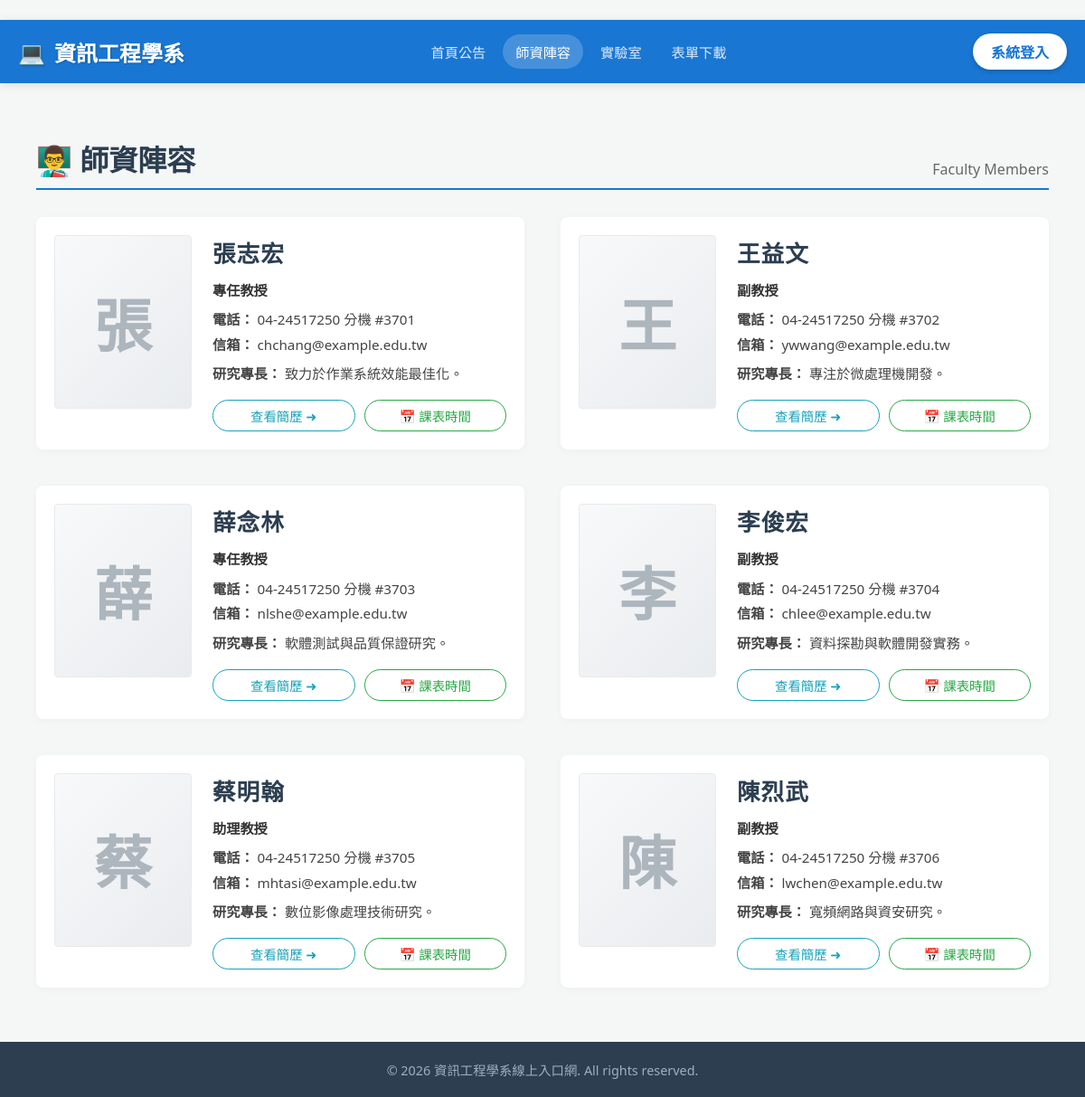
/index.php?page=faculty, run on the app's committed database.
### tables this page shows
CREATE TABLE Teachers (
    teacher_id INT AUTO_INCREMENT PRIMARY KEY,
    user_id INT NOT NULL,
    name VARCHAR(100) NOT NULL,
    title VARCHAR(100),
    avatar_path VARCHAR(255) DEFAULT NULL COMMENT '老師頭像圖片路徑',
    department VARCHAR(100) DEFAULT '資訊工程學系',
    phone VARCHAR(20),
    extension VARCHAR(10) DEFAULT NULL COMMENT '分機號碼',  
    email VARCHAR(100),
    office_hours VARCHAR(100) DEFAULT NULL COMMENT '請益時間',
    lab_name VARCHAR(100) DEFAULT NULL COMMENT '實驗室名稱',
    lab_info TEXT DEFAULT NULL COMMENT '實驗室簡介與研究方向',
    teaching_experience TEXT DEFAULT NULL COMMENT '校內教學經歷',
    external_experience TEXT DEFAULT NULL COMMENT '校外經歷',
    FOREIGN KEY (user_id) REFERENCES Users(id) ON DELETE CASCADE
);

### modules/public/faculty.php (the view)
<div style="max-width: 1200px; margin: 0 auto; padding: 20px;">
    <div style="border-bottom: 2px solid #1976d2; margin-bottom: 30px; padding-bottom: 10px; display: flex; justify-content: space-between; align-items: flex-end;">
        <h2 style="margin: 0; color: #2c3e50; font-size: 2em;">👨‍🏫 師資陣容</h2>
        <span style="color: #666; font-weight: 500;">Faculty Members</span>
    </div>
    <div style="display: grid; grid-template-columns: repeat(auto-fit, minmax(450px, 1fr)); gap: 40px;">
    <?php
    $teachers = $conn->query("SELECT * FROM Teachers ORDER BY teacher_id");
    while($teacher = $teachers->fetch_assoc()) {
        echo "<div style='display: flex; gap: 25px; background: #fff; padding: 20px; border-radius: 8px; box-shadow: 0 2px 10px rgba(0,0,0,0.03); transition: transform 0.2s, box-shadow 0.2s;' onmouseover=\"this.style.boxShadow='0 5px 15px rgba(0,0,0,0.08)'; this.style.transform='translateY(-2px)';\" onmouseout=\"this.style.boxShadow='0 2px 10px rgba(0,0,0,0.03)'; this.style.transform='translateY(0)';\">";
        echo "<div style='flex-shrink: 0; width: 150px; height: 190px;'>";
        if (!empty($teacher['avatar_path']) && file_exists($teacher['avatar_path'])) {
            echo "  <img src='" . htmlspecialchars($teacher['avatar_path']) . "' alt='" . htmlspecialchars($teacher['name']) . "' style='width: 100%; height: 100%; object-fit: cover; border-radius: 4px; border: 1px solid #eaeaea;'>";
        } else {
            $first_char = function_exists('mb_substr') ? mb_substr($teacher['name'], 0, 1, 'UTF-8') : '👤';
            echo "  <div style='width: 100%; height: 100%; border-radius: 4px; background: linear-gradient(135deg, #f8f9fa, #e9ecef); color: #adb5bd; display: flex; align-items: center; justify-content: center; font-size: 4rem; font-weight: bold; border: 1px solid #eaeaea; user-select: none;'>{$first_char}</div>";
        }
        echo "</div>";
        echo "<div style='flex-grow: 1; display: flex; flex-direction: column; justify-content: flex-start;'>";
        echo "  <h3 style='margin: 0 0 10px 0; color: #2c3e50; font-size: 1.6em; letter-spacing: 1px;'>" . htmlspecialchars($teacher['name']) . "</h3>";
        echo "  <div style='font-size: 0.95em; color: #444; line-height: 1.8;'>";
        echo "      <div style='margin-bottom: 5px; font-weight: 600; color: #333;'>" . htmlspecialchars($teacher['title'] ?? '') . "</div>";
        $phone_disp = !empty($teacher['phone']) ? htmlspecialchars($teacher['phone']) : '(未提供)';
        $ext_disp = !empty($teacher['extension']) ? " 分機 " . htmlspecialchars($teacher['extension']) : '';
        echo "      <div><strong>電話：</strong> {$phone_disp}{$ext_disp}</div>";
        $email_str = !empty($teacher['email']) ? htmlspecialchars($teacher['email']) : '(未設定)';
        echo "      <div style='word-break: break-all;'><strong>信箱：</strong> {$email_str}</div>";
        $research = !empty($teacher['lab_info']) ? htmlspecialchars(strip_tags($teacher['lab_info'])) : '尚未提供';
        echo "      <div style='margin-top: 5px; display: -webkit-box; -webkit-line-clamp: 2; -webkit-box-orient: vertical; overflow: hidden; text-overflow: ellipsis;' title='{$research}'><strong>研究專長：</strong> {$research}</div>";
        echo "  </div>";
        echo "  <div style='margin-top: auto; padding-top: 15px; display: flex; gap: 10px;'>";
        echo "      <a href='index.php?page=teacher_detail&id=" . $teacher['teacher_id'] . "&view=profile' style='flex: 1; text-align: center; display: inline-block; padding: 6px 0; border: 1px solid #17a2b8; color: #17a2b8; border-radius: 20px; text-decoration: none; font-size: 0.9em; transition: 0.2s;' onmouseover=\"this.style.background='#17a2b8'; this.style.color='#fff';\" onmouseout=\"this.style.background='transparent'; this.style.color='#17a2b8';\">查看簡歷 ➜</a>";
        echo "      <a href='index.php?page=teacher_detail&id=" . $teacher['teacher_id'] . "&view=schedule' style='flex: 1; text-align: center; display: inline-block; padding: 6px 0; border: 1px solid #28a745; color: #28a745; border-radius: 20px; text-decoration: none; font-size: 0.9em; transition: 0.2s;' onmouseover=\"this.style.background='#28a745'; this.style.color='#fff';\" onmouseout=\"this.style.background='transparent'; this.style.color='#28a745';\">📅 課表時間</a>";
        echo "  </div>";
        echo "</div>";
        echo "</div>";
    }
    ?>
    </div>
</div>

### index.php (style rules this page uses)
html, body { margin: 0 !important; padding: 0 !important; background-color: #f4f7f6; font-family: 'Segoe UI', Tahoma, Geneva, Verdana, sans-serif; display: flex; flex-direction: column; min-height: 100vh; }

### data on the page
teachers: name "張", name "張志宏", title "專任教授", phone "04-24517250", extension "分機 #3701", email "chchang@example.edu.tw", lab_info "致力於作業系統效能最佳化。"
teachers: name "王", name "王益文", title "副教授", phone "04-24517250", extension "分機 #3702", email "ywwang@example.edu.tw", lab_info "專注於微處理機開發。"
teachers: name "薛", name "薛念林", title "專任教授", phone "04-24517250", extension "分機 #3703", email "nlshe@example.edu.tw", lab_info "軟體測試與品質保證研究。"
teachers: name "李", name "李俊宏", title "副教授", phone "04-24517250", extension "分機 #3704", email "chlee@example.edu.tw", lab_info "資料探勘與軟體開發實務。"
teachers: name "蔡", name "蔡明翰", title "助理教授", phone "04-24517250", extension "分機 #3705", email "mhtasi@example.edu.tw", lab_info "數位影像處理技術研究。"
teachers: name "陳", name "陳烈武", title "副教授", phone "04-24517250", extension "分機 #3706", email "lwchen@example.edu.tw", lab_info "寬頻網路與資安研究。"
